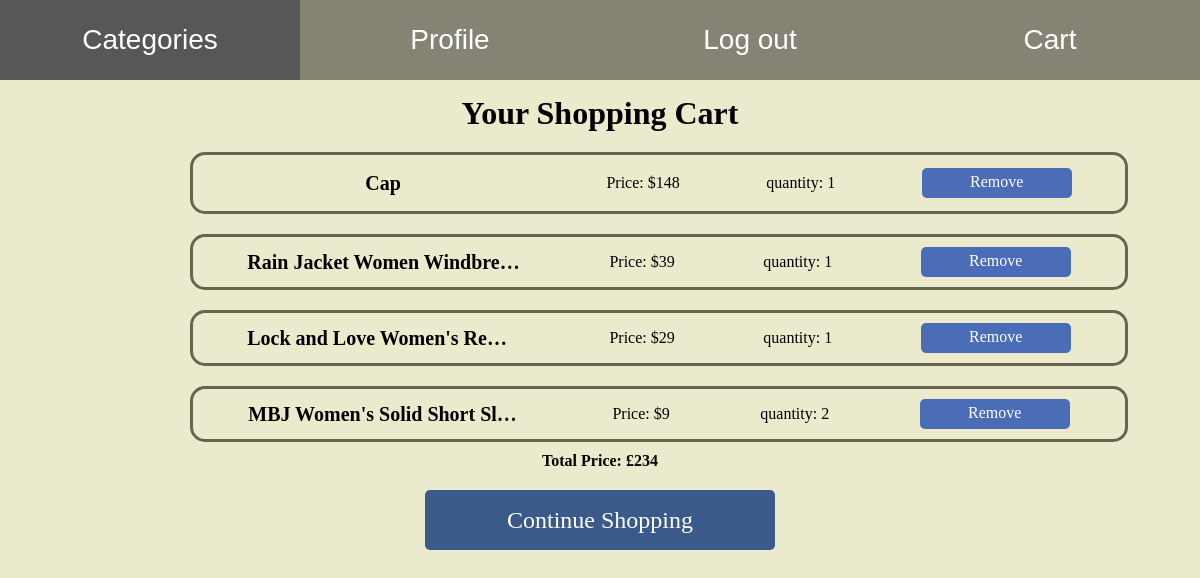
/products/cart/ (signed in), run on an earlier commit of the app's database.
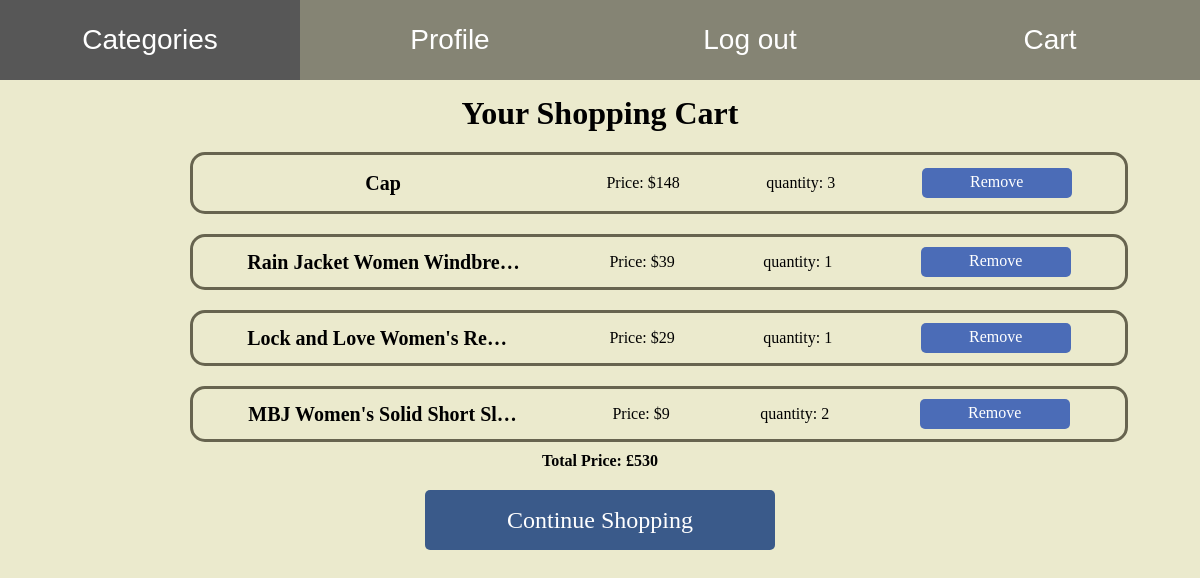
And on a later commit of the database.
### Cart/models.py (models this page shows)
class CartItem(models.Model):
    product = models.ForeignKey(Product, on_delete= models.CASCADE)
    quantity = models.PositiveBigIntegerField(default=0)
    user = models.ForeignKey(User, on_delete= models.CASCADE)
    data_added = models.DateTimeField(auto_now_add=True)

### Products/models.py (models this page shows, shortened)
class Product(models.Model):
    name = models.CharField(max_length= 255)
    price = models.IntegerField()
    description = models.TextField()
    image = models.URLField()
    category = models.ForeignKey(Category, on_delete= models.CASCADE)

### Cart/views.py (the view)
# urls.py: path('products/cart/', view_cart, name= 'view-cart'),
def view_cart(request):
    cart_items = CartItem.objects.filter(user= request.user)
    total_price = sum(item.product.price * item.quantity for item in cart_items)
    context = {'cart_items': cart_items, 'total_price': total_price}
    return render(request=request, template_name= 'cart.html', context= context)

### Cart/templates/cart.html
{%extends 'base.html'%}
{%load static%}
{%block style%}
<link rel="stylesheet" href="{%static 'css/cart.css'%}" />
{%endblock%}
{%block content%}
<div class="container">
    <h1>Your Shopping Cart</h1>
    <div class="product-list">
        {% for item in cart_items %}
        <div class="product-item">
            <h3 class="product-title">{{item.product.name}}</h3>
            <p>Price: ${{item.product.price}}</p>
            <p class="quantity">quantity: {{item.quantity}}</p>
            <a class="remove-button" href="{% url 'remove-from-cart' item.id %}">Remove</a>
        </div>
        {% empty %}
        <p>Your cart is empty.</p>
        {% endfor %}
    </div>
    <h4 class="price">Total Price: £{{ total_price }}</h4>
    <a class="continue-button" href="{% url 'products' %}">Continue Shopping</a>
</div>
{%endblock%}

### templates/base.html (shortened to what this page needs)
{%load static%}
<!DOCTYPE html>
<html lang="en">
<head>
    <link rel="stylesheet" href="{%static 'css/main.css'%}">
    {%block style%}
    {%endblock%}
</head>
<body>
    <header>
        <nav>
            <ul class="menu">
                <li><a href="{% url 'categories' %}">Categories</a></li>
                <li><a href="{% url 'user' %}">Profile</a></li>
                <li><a href="{% url 'logout' %}">Log out</a></li>
                <li><a href="{% url 'view-cart' %}">Cart</a></li>
            </ul>
        </nav>
    </header>
    <main>
        {%block content%}
        {%endblock%}
    </main>
</body>
</html>

### static/css/main.css (style rules this page uses)
* { margin: 0; padding: 0; box-sizing: border-box; }
html, body { width: 100vw; height: 100vh; background-color: #ebeacd; overflow-y: auto; overflow-x: hidden; position: relative; }
main { width: 100%; min-height: 90%; height: auto; position: relative; top: 10%; }
header { width: 100%; height: 10%; background-color: #858474; position: fixed; top: 0; z-index: 3; }
header nav { height: 100%; }
.menu { display: flex; justify-content: center; list-style: none; height: 100%; }
.menu li { flex: 1; height: 100%; }
.menu a { color: white; text-decoration: none; font-size: 16px; transition: background-color 0.3s, color 0.3s; width: 100%; height: 100%; display: flex; align-items: center; justify-content: center; font-size: 28px; font-family: century-gothic, sans-serif; font-style: normal; font-weight: 0; font-stretch: condensed; }

### Cart/static/css/cart.css (style rules this page uses)
.container { display: flex; flex-direction: column; align-items: center; width: 100%; height: 100%; }
.container h1 { margin: 10px; margin-top: 15px; }
.product-list { display: flex; flex-wrap: wrap; justify-content: center; list-style: none; padding: 0; width: 70%; flex-direction: column; }
.product-item { display: flex; justify-content: space-around; margin: 10px; border: 3px solid #67644f; border-radius: 15px; padding: 10px; text-align: center; position: relative; align-items: center; }
.product-title { font-size: 20px; text-align: center; width: 30%; white-space: nowrap; text-overflow: ellipsis; overflow: hidden; max-width: 100%; }
.remove-button { display: flex; background-color: #4b6cb7; color: #fff; text-decoration: none; padding: 5px 10px; border-radius: 5px; width: 150px; height: 30px; flex-direction: column; float: right; }
.continue-button { background-color: #3a5a8a; color: white; padding: 10px 20px; border: none; font-size: 24px; display: flex; align-items: center; justify-content: center; border-radius: 5px; cursor: pointer; transition: background-color 0.3s; text-decoration: none; margin: 20px; width: 350px; height: 60px; }

What changed in the data, as far as the page shows it:
changed CartItem "Cap": quantity "1" → "3"
Also different on the page:
{{ total_price }}: "234" → "530"
